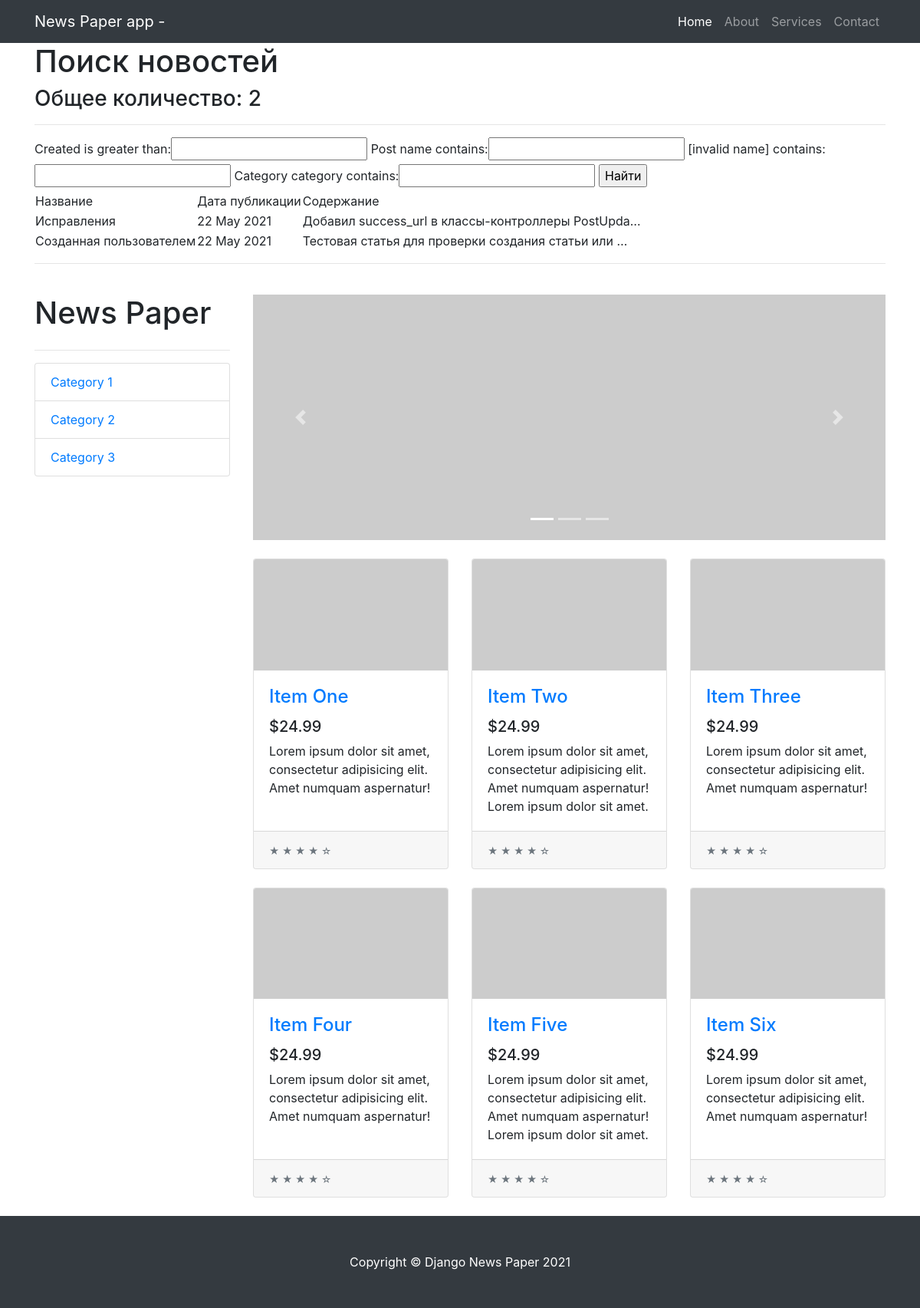
Page /news/search/ on the earlier database version.
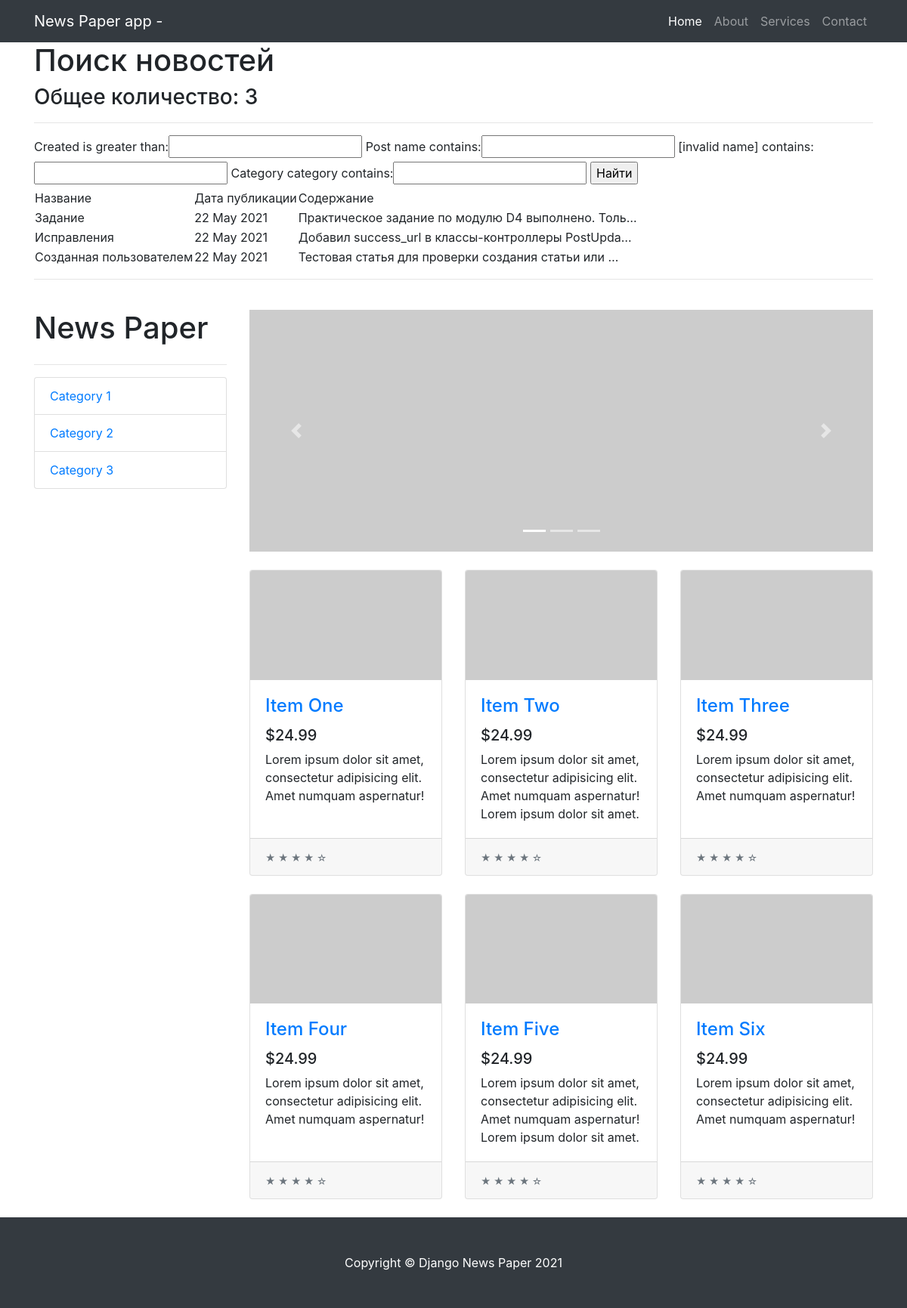
Same page on the later database version.
### news/models.py (models this page shows, shortened)
class Post(models.Model):
    state = 'ST'
    new = 'NE'
    POSITIONS = [
        (state, 'Статья'),
        (new, 'Новость')
    ]
    position = models.CharField(max_length=2,
                                choices=POSITIONS,
                                default=state)
    created = models.DateTimeField(auto_now_add=True)
    post_name = models.CharField(max_length=250)
    content = models.TextField()
    rating_post = models.IntegerField(default=0)
    author = models.ForeignKey(Author, on_delete=models.CASCADE)
    category = models.ManyToManyField(Category, through='PostCategory')

### news/views.py (the view)
# urls.py: path('search/', Search.as_view()),
class Search(ListView):
    model = Post
    template_name = 'search.html'
    context_object_name = 'posts'
    ordering = ['-created']
    paginate_by = 10 # поставим постраничный вывод в 10 элементов
    def get_context_data(self, **kwargs):  # забираем отфильтрованные объекты переопределяя
        context = super().get_context_data(**kwargs)
        context['filter'] = PostFilter(self.request.GET,
                                       queryset=self.get_queryset())  # вписываем наш
        return context

### news/templatetags/custom_filters.py (called while the page is built)
@register.filter(name='censor')
def censor(value, arg):
    words = value.split()
    value1 = ''
    for word in words:
        if isinstance(word, str) and isinstance(arg, str):
            if word == arg:
                word = '!censor!'
            value1 += word + ' '
        else:
            raise ValueError(f'Нельзя {type(word)}!')
    return value1

### templates/search.html (shortened to what this page needs)
{% extends 'flatpages/default.html' %}
{% load custom_filters %}
{% block content %}
    <h1>Поиск новостей</h1>
    <h3>Общее количество: {{ posts | length }}</h3>
    <hr>
    <form method="GET">
        {{ filter.form }}
        <input type="submit" value="Найти">
    </form>
    {% if posts %}
        <table>
            <tr>
                <td>
                    Название
                </td>
                <td>
                    Дата публикации
                </td>
                <td>
                    Содержание
                </td>
            </tr>
        {% for post in filter.qs %}
            <tr>
                <td>
                    {{ post.post_name | censor:'new' }}
                </td>
                <td>
                    {{ post.created | date:'d M Y' }}
                </td>
                <td>
                    {{ post.content | truncatechars:50 | censor:'ipsum' }}
                </td>
            </tr>
        {% endfor %}
        </table>
    {% else %}
        <h2>Новостей не найдено!</h2>
    {% endif %}
{% endblock content %}

Differences in the rows shown:
added Post: post_name|censor "Задание", created "22 May 2021", content|censor "Практическое задание по модулю D4 выполнено. Толь…"
Other differences:
{{ posts | length }}: "2" → "3"
